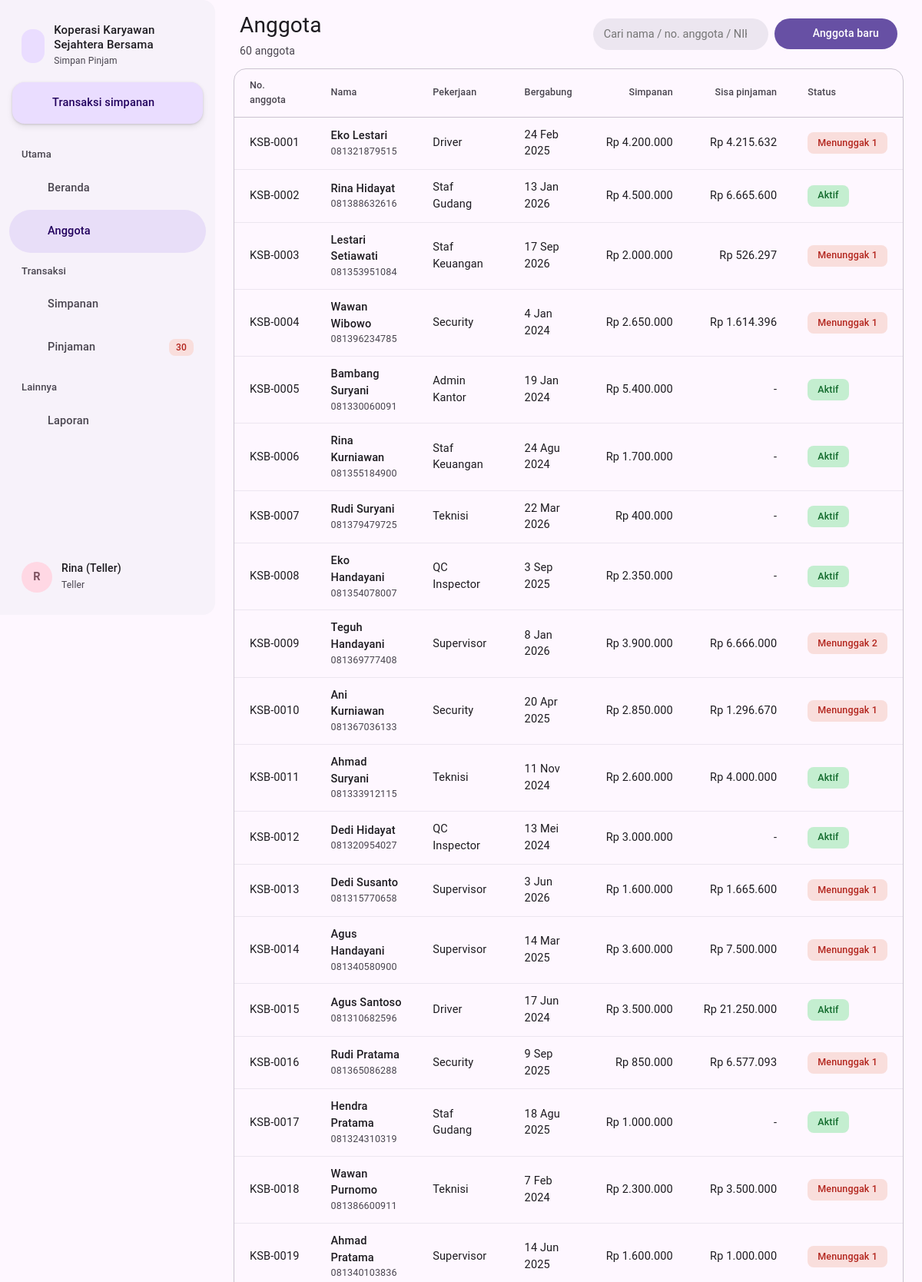
The page /index.php?page=anggota (signed in, upper part) on the database its author committed.
### tables this page shows
CREATE TABLE pengaturan (
  id INT PRIMARY KEY,
  nama VARCHAR(120) NOT NULL,
  alamat VARCHAR(255),
  telepon VARCHAR(30),
  simpanan_pokok INT NOT NULL DEFAULT 100000,
  simpanan_wajib INT NOT NULL DEFAULT 50000,
  bunga_default DECIMAL(4,2) NOT NULL DEFAULT 1.50,       
  provisi_persen DECIMAL(4,2) NOT NULL DEFAULT 1.00,      
  denda_persen_hari DECIMAL(4,2) NOT NULL DEFAULT 0.20,   
  denda_maks_persen DECIMAL(5,2) NOT NULL DEFAULT 10.00,  
  maks_kali_simpanan TINYINT NOT NULL DEFAULT 5           
);

CREATE TABLE anggota (
  id INT AUTO_INCREMENT PRIMARY KEY,
  no_anggota VARCHAR(20) NOT NULL UNIQUE,
  nik CHAR(16) NOT NULL UNIQUE,
  nama VARCHAR(100) NOT NULL,
  jk ENUM('L','P') NOT NULL,
  alamat VARCHAR(255),
  telepon VARCHAR(20),
  pekerjaan VARCHAR(60),
  tgl_gabung DATE NOT NULL,
  status ENUM('aktif','keluar') NOT NULL DEFAULT 'aktif'
);

### index.php (called while the page is built, shortened)
<?php
require __DIR__ . '/includes/bootstrap.php';
$routes = [
    'login'          => 'pages/login.php',
    'logout'         => 'pages/logout.php',
    'dashboard'      => 'pages/dashboard.php',
    'anggota'        => 'pages/anggota/index.php',
    'anggota.form'   => 'pages/anggota/form.php',
    'anggota.detail' => 'pages/anggota/detail.php',
    'simpanan'       => 'pages/simpanan/index.php',
    'simpanan.wajib' => 'pages/simpanan/wajib.php',
    'pinjaman'       => 'pages/pinjaman/index.php',
    'pinjaman.ajukan'=> 'pages/pinjaman/ajukan.php',
    'pinjaman.detail'=> 'pages/pinjaman/detail.php',
    'pinjaman.aksi'  => 'pages/pinjaman/aksi.php',
    'bukti'          => 'pages/bukti.php',
    'laporan'        => 'pages/laporan.php',
    'pengaturan'     => 'pages/pengaturan.php',
];
$page = $_GET['page'] ?? 'dashboard';
require __DIR__ . '/' . $routes[$page];

### pages/anggota/index.php (the view)
<?php
$cari = trim($_GET['cari'] ?? '');
$rows = q("SELECT a.*, COALESCE(SUM(CASE WHEN s.arah='setor' THEN s.jumlah ELSE -s.jumlah END),0) simpanan,
           (SELECT COALESCE(SUM(an.pokok),0) FROM angsuran an JOIN pinjaman p ON p.id = an.pinjaman_id WHERE p.anggota_id = a.id AND p.status = 'berjalan' AND an.dibayar_at IS NULL) sisa_pinjaman,
           (SELECT COUNT(*) FROM angsuran an JOIN pinjaman p ON p.id = an.pinjaman_id WHERE p.anggota_id = a.id AND p.status = 'berjalan' AND an.dibayar_at IS NULL AND an.jatuh_tempo < CURDATE()) tunggak
           FROM anggota a LEFT JOIN simpanan s ON s.anggota_id = a.id WHERE a.nama LIKE ? OR a.no_anggota LIKE ? OR a.nik LIKE ? GROUP BY a.id ORDER BY a.no_anggota", ["%$cari%", "%$cari%", "%$cari%"])->fetchAll();
$title = 'Anggota';
$sub = count($rows) . ' anggota';
$actions = '<form class="filters" method="get"><input type="hidden" name="page" value="anggota"><input type="search" name="cari" value="' . e($cari) . '" placeholder="Cari nama / no. anggota / NIK"></form><a class="btn btn-filled" href="' . url('anggota.form') . '">' . icon('plus', 18) . ' Anggota baru</a>';
require __DIR__ . '/../../includes/header.php';
?>
<div class="card outlined"><div class="table-wrap"><table>
    <thead><tr><th>No. anggota</th><th>Nama</th><th>Pekerjaan</th><th>Bergabung</th><th class="text-right">Simpanan</th><th class="text-right">Sisa pinjaman</th><th>Status</th></tr></thead>
    <tbody><?php foreach ($rows as $a): ?>
        <tr onclick="location.href='<?= url('anggota.detail', ['id' => $a['id']]) ?>'" style="cursor:pointer">
            <td class="num"><?= e($a['no_anggota']) ?></td><td><strong><?= e($a['nama']) ?></strong><small><?= e($a['telepon']) ?></small></td><td><?= e($a['pekerjaan']) ?></td><td><?= tgl($a['tgl_gabung']) ?></td>
            <td class="text-right num"><?= rupiah($a['simpanan']) ?></td><td class="text-right num"><?= $a['sisa_pinjaman'] ? rupiah($a['sisa_pinjaman']) : '-' ?></td>
            <td><?= $a['tunggak'] ? '<span class="chip chip-red">Menunggak ' . $a['tunggak'] . '</span>' : ($a['status'] === 'aktif' ? '<span class="chip chip-green">Aktif</span>' : '<span class="chip chip-gray">Keluar</span>') ?></td></tr>
    <?php endforeach; ?></tbody>
</table></div></div>
<?php require __DIR__ . '/../../includes/footer.php'; ?>

### includes/header.php (shortened to what this page needs)
<?php
$navPengajuan = (int) q("SELECT COUNT(*) FROM pinjaman WHERE status = 'diajukan'")->fetchColumn();
$navTunggak = (int) q("SELECT COUNT(*) FROM angsuran a JOIN pinjaman p ON p.id = a.pinjaman_id WHERE p.status = 'berjalan' AND a.dibayar_at IS NULL AND a.jatuh_tempo < CURDATE()")->fetchColumn();
$navMenu = [
    'Utama' => [['dashboard', 'Beranda', 'home', 0], ['anggota', 'Anggota', 'users', 0]],
    'Transaksi' => [['simpanan', 'Simpanan', 'piggy', 0], ['pinjaman', 'Pinjaman', 'hand', $navPengajuan + $navTunggak]],
    'Lainnya' => [['laporan', 'Laporan', 'chart', 0]],
];
$navCur = explode('.', $_GET['page'] ?? 'dashboard')[0];
?>
<!DOCTYPE html>
<html lang="id">
<head>
    <title><?= e($title ?? 'Beranda') ?> · <?= e(setting()['nama']) ?></title>
    <link rel="stylesheet" href="assets/css/style.css">
</head>
<body>
<div class="layout">
    <aside class="drawer" id="drawer">
        <div class="head"><span class="logo"><?= icon('piggy', 24) ?></span><div><b><?= e(setting()['nama']) ?></b><small>Simpan Pinjam</small></div></div>
        <a class="fab" href="<?= url('simpanan') ?>"><?= icon('plus', 20) ?> Transaksi simpanan</a>
        <nav>
            <?php foreach ($navMenu as $sec => $links): ?>
                <div class="sec"><?= $sec ?></div>
                <?php foreach ($links as [$k, $l, $ic, $n]): ?><a href="<?= url($k) ?>" class="<?= $navCur === $k ? 'active' : '' ?>"><?= icon($ic, 22) ?> <?= $l ?><?php if ($n): ?><span class="n chip chip-red" style="height:22px;padding:0 8px"><?= $n ?></span><?php endif; ?></a><?php endforeach; ?>
            <?php endforeach; ?>
        </nav>
        <div class="grow"></div>
        <div class="me"><span class="av"><?= e(strtoupper(substr(user()['nama'], 0, 1))) ?></span><div class="grow"><b><?= e(user()['nama']) ?></b><small><?= e(ucfirst(user()['role'])) ?></small></div><a class="icon-btn" href="<?= url('logout') ?>" title="Keluar"><?= icon('logout', 20) ?></a></div>
    </aside>
    <main class="main">
        <header class="appbar">
            <h1><?= e($title ?? 'Beranda') ?><?php if (!empty($sub)): ?><small><?= $sub ?></small><?php endif; ?></h1>
            <div class="acts"><?= $actions ?? '' ?></div>
        </header>

### rows shown on the page
pengaturan: nama "Koperasi Karyawan Sejahtera Bersama"
anggota: no_anggota "KSB-0001", nama "Eko Lestari", telepon "081321879515", pekerjaan "Driver", tgl_gabung "24 Feb 2025", simpanan "Rp 4.200.000", sisa_pinjaman "Rp 4.215.632", tunggak "1"
anggota: no_anggota "KSB-0002", nama "Rina Hidayat", telepon "081388632616", pekerjaan "Staf Gudang", tgl_gabung "13 Jan 2026", simpanan "Rp 4.500.000", sisa_pinjaman "Rp 6.665.600", status "Aktif"
anggota: no_anggota "KSB-0003", nama "Lestari Setiawati", telepon "081353951084", pekerjaan "Staf Keuangan", tgl_gabung "17 Sep 2026", simpanan "Rp 2.000.000", sisa_pinjaman "Rp 526.297", tunggak "1"
anggota: no_anggota "KSB-0004", nama "Wawan Wibowo", telepon "081396234785", pekerjaan "Security", tgl_gabung "4 Jan 2024", simpanan "Rp 2.650.000", sisa_pinjaman "Rp 1.614.396", tunggak "1"
anggota: no_anggota "KSB-0005", nama "Bambang Suryani", telepon "081330060091", pekerjaan "Admin Kantor", tgl_gabung "19 Jan 2024", simpanan "Rp 5.400.000", status "Aktif"
anggota: no_anggota "KSB-0006", nama "Rina Kurniawan", telepon "081355184900", pekerjaan "Staf Keuangan", tgl_gabung "24 Agu 2024", simpanan "Rp 1.700.000", status "Aktif"
anggota: no_anggota "KSB-0007", nama "Rudi Suryani", telepon "081379479725", pekerjaan "Teknisi", tgl_gabung "22 Mar 2026", simpanan "Rp 400.000", status "Aktif"
anggota: no_anggota "KSB-0008", nama "Eko Handayani", telepon "081354078007", pekerjaan "QC Inspector", tgl_gabung "3 Sep 2025", simpanan "Rp 2.350.000", status "Aktif"
anggota: no_anggota "KSB-0009", nama "Teguh Handayani", telepon "081369777408", pekerjaan "Supervisor", tgl_gabung "8 Jan 2026", simpanan "Rp 3.900.000", sisa_pinjaman "Rp 6.666.000", tunggak "2"
anggota: no_anggota "KSB-0010", nama "Ani Kurniawan", telepon "081367036133", pekerjaan "Security", tgl_gabung "20 Apr 2025", simpanan "Rp 2.850.000", sisa_pinjaman "Rp 1.296.670", tunggak "1"
anggota: no_anggota "KSB-0011", nama "Ahmad Suryani", telepon "081333912115", pekerjaan "Teknisi", tgl_gabung "11 Nov 2024", simpanan "Rp 2.600.000", sisa_pinjaman "Rp 4.000.000", status "Aktif"
anggota: no_anggota "KSB-0012", nama "Dedi Hidayat", telepon "081320954027", pekerjaan "QC Inspector", tgl_gabung "13 Mei 2024", simpanan "Rp 3.000.000", status "Aktif"
anggota: no_anggota "KSB-0013", nama "Dedi Susanto", telepon "081315770658", pekerjaan "Supervisor", tgl_gabung "3 Jun 2026", simpanan "Rp 1.600.000", sisa_pinjaman "Rp 1.665.600", tunggak "1"
anggota: no_anggota "KSB-0014", nama "Agus Handayani", telepon "081340580900", pekerjaan "Supervisor", tgl_gabung "14 Mar 2025", simpanan "Rp 3.600.000", sisa_pinjaman "Rp 7.500.000", tunggak "1"
anggota: no_anggota "KSB-0015", nama "Agus Santoso", telepon "081310682596", pekerjaan "Driver", tgl_gabung "17 Jun 2024", simpanan "Rp 3.500.000", sisa_pinjaman "Rp 21.250.000", status "Aktif"
anggota: no_anggota "KSB-0016", nama "Rudi Pratama", telepon "081365086288", pekerjaan "Security", tgl_gabung "9 Sep 2025", simpanan "Rp 850.000", sisa_pinjaman "Rp 6.577.093", tunggak "1"
anggota: no_anggota "KSB-0017", nama "Hendra Pratama", telepon "081324310319", pekerjaan "Staf Gudang", tgl_gabung "18 Agu 2025", simpanan "Rp 1.000.000", status "Aktif"
anggota: no_anggota "KSB-0018", nama "Wawan Purnomo", telepon "081386600911", pekerjaan "Teknisi", tgl_gabung "7 Feb 2024", simpanan "Rp 2.300.000", sisa_pinjaman "Rp 3.500.000", tunggak "1"
anggota: no_anggota "KSB-0019", nama "Ahmad Pratama", telepon "081340103836", pekerjaan "Supervisor", tgl_gabung "14 Jun 2025", simpanan "Rp 1.600.000", sisa_pinjaman "Rp 1.000.000", tunggak "1"

### other values the page prints
$sec "Utama"
$l "Beranda"
$l "Anggota"
$sec "Transaksi"
$l "Simpanan"
$l "Pinjaman"
$n "30"
$sec "Lainnya"
$l "Laporan"
substr(user()['nama'], 0, 1) "R"
user()['nama'] "Rina (Teller)"
user()['role'] "Teller"
$title "Anggota"
$sub "60 anggota"
